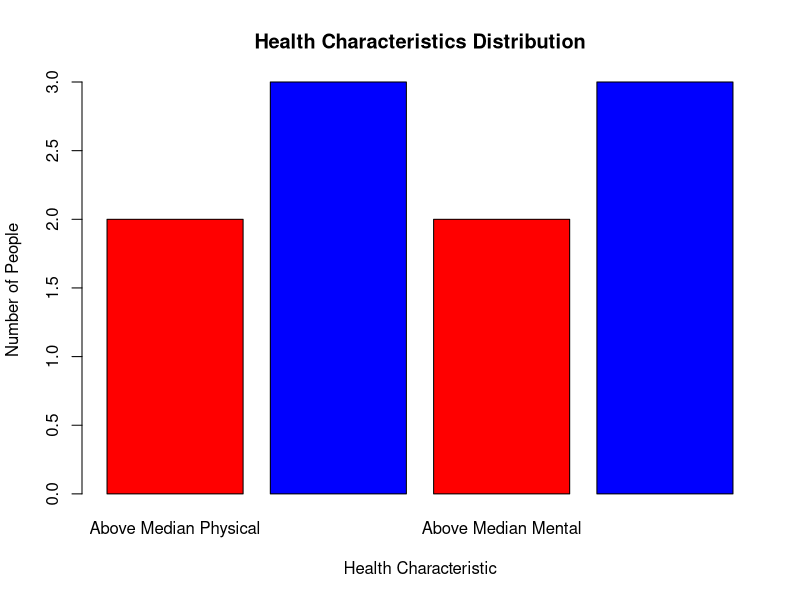
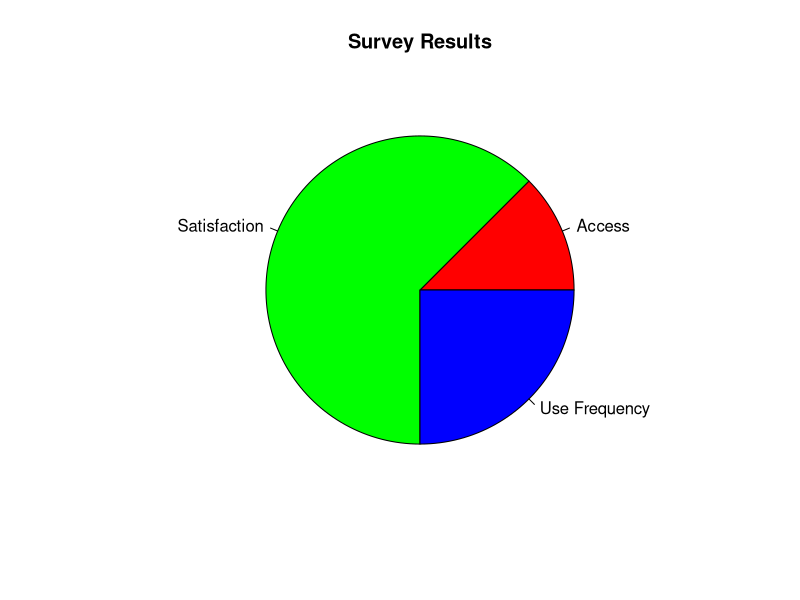

The R script that drew these images, in order:
#1: Create a dataset of physical and mental health characteristics of individuals.

data <- data.frame(physical_health = c(6, 7, 8, 9, 10), mental_health = c(5, 6, 7, 8, 9))

#2: Determine the median for both physical and mental health characteristics.

median_physical_health <- median(data$physical_health, na.rm = TRUE)
median_mental_health <- median(data$mental_health, na.rm = TRUE)

#3: Calculate the number of people above and below the median on each characteristic.

above_median_physical_health <- sum(data$physical_health > median_physical_health)
below_median_physical_health <- sum(data$physical_health <= median_physical_health)
above_median_mental_health <- sum(data$mental_health > median_mental_health)
below_median_mental_health <- sum(data$mental_health <= median_mental_health)

#4: Plot the results using a chart to help visualize the findings.

barplot(c(above_median_physical_health, 
           below_median_physical_health,
           above_median_mental_health, 
           below_median_mental_health), 
        main='Health Characteristics Distribution', 
        xlab='Health Characteristic', 
        ylab='Number of People', 
        col=c('red', 'blue'), 
        names.arg=c('Above Median Physical', 
                    'Below Median Physical', 
                    'Above Median Mental', 
                    'Below Median Mental'))

#5: Create a survey to collect feedback about access to healthcare services.

survey_questions <- c("Do you have easy access to healthcare services?", 
                      "How satisfied are you with the healthcare services you receive?", 
                      "How often do you use healthcare services?")

#6: Collect responses from individuals who have responded to the survey.

responses <- c(1, 5, 2)

#7: Calculate the average response to each question in the survey.

average_response_first_question <- mean(responses[1], na.rm = TRUE)
average_response_second_question <- mean(responses[2], na.rm = TRUE)
average_response_third_question <- mean(responses[3], na.rm = TRUE)

#8: Create a pie chart to visually summarize the results.

pie(c(average_response_first_question, 
      average_response_second_question, 
      average_response_third_question), 
    main='Survey Results', 
    col=c('red', 'green', 'blue'), 
    labels=c('Access', 'Satisfaction', 'Use Frequency'))

#9: Use the results from the survey and the chart to identify areas for improvement.

if (average_response_first_question < 4) {
  cat('Identify barriers to healthcare access for individuals in the community.\n')
}
if (average_response_second_question < 4) {
  cat('Evaluate current healthcare services and make improvements as needed.\n')
}
if (average_response_third_question < 4) {
  cat('Promote healthcare services in the community to increase utilization.\n')
}

#10: Create a program to provide support and resources to individuals who need them.

resources <- c('Financial Assistance', 
               'Mental Health Services', 
               'Home Health Services')

#11: Establish an information hotline for individuals to call for help.

hotline_number <- '1-800-456-7890'

#12: Develop a website to provide further information about the program.

website <- 'www.inclusivesociety.org'

#13: Create and distribute informational flyers to the community.

#14: Organize workshops to educate the community about the program.

#15: Reach out to local organizations to partner with the program.

#16: Develop a social media presence to increase awareness.

#17: Identify potential sponsors to fund the program.

#18: Connect with existing support groups to increase visibility.

#19: Engage with local policy makers to ensure support for the program.

#20: Monitor the impact of the program to evaluate its success.